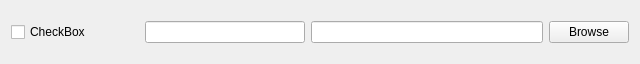
<?xml version="1.0" encoding="UTF-8"?>
<ui version="4.0">
 <class>Partition</class>
 <widget class="QWidget" name="Partition">
  <property name="geometry">
   <rect>
    <x>0</x>
    <y>0</y>
    <width>640</width>
    <height>64</height>
   </rect>
  </property>
  <property name="windowTitle">
   <string>Form</string>
  </property>
  <layout class="QHBoxLayout" name="horizontalLayout">
   <item>
    <widget class="QCheckBox" name="checkBox">
     <property name="minimumSize">
      <size>
       <width>128</width>
       <height>0</height>
      </size>
     </property>
     <property name="text">
      <string>CheckBox</string>
     </property>
    </widget>
   </item>
   <item>
    <widget class="QLineEdit" name="versionLineEdit">
     <property name="maximumSize">
      <size>
       <width>160</width>
       <height>16777215</height>
      </size>
     </property>
     <property name="readOnly">
      <bool>true</bool>
     </property>
    </widget>
   </item>
   <item>
    <widget class="QLineEdit" name="lineEdit">
     <property name="readOnly">
      <bool>true</bool>
     </property>
    </widget>
   </item>
   <item>
    <widget class="QPushButton" name="pushButton">
     <property name="text">
      <string>Browse</string>
     </property>
    </widget>
   </item>
  </layout>
 </widget>
 <resources/>
 <connections>
  <connection>
   <sender>checkBox</sender>
   <signal>clicked(bool)</signal>
   <receiver>lineEdit</receiver>
   <slot>setEnabled(bool)</slot>
   <hints>
    <hint type="sourcelabel">
     <x>72</x>
     <y>31</y>
    </hint>
    <hint type="destinationlabel">
     <x>341</x>
     <y>31</y>
    </hint>
   </hints>
  </connection>
  <connection>
   <sender>checkBox</sender>
   <signal>clicked(bool)</signal>
   <receiver>pushButton</receiver>
   <slot>setEnabled(bool)</slot>
   <hints>
    <hint type="sourcelabel">
     <x>72</x>
     <y>31</y>
    </hint>
    <hint type="destinationlabel">
     <x>588</x>
     <y>31</y>
    </hint>
   </hints>
  </connection>
  <connection>
   <sender>checkBox</sender>
   <signal>clicked(bool)</signal>
   <receiver>versionLineEdit</receiver>
   <slot>setEnabled(bool)</slot>
   <hints>
    <hint type="sourcelabel">
     <x>72</x>
     <y>31</y>
    </hint>
    <hint type="destinationlabel">
     <x>222</x>
     <y>31</y>
    </hint>
   </hints>
  </connection>
 </connections>
</ui>
